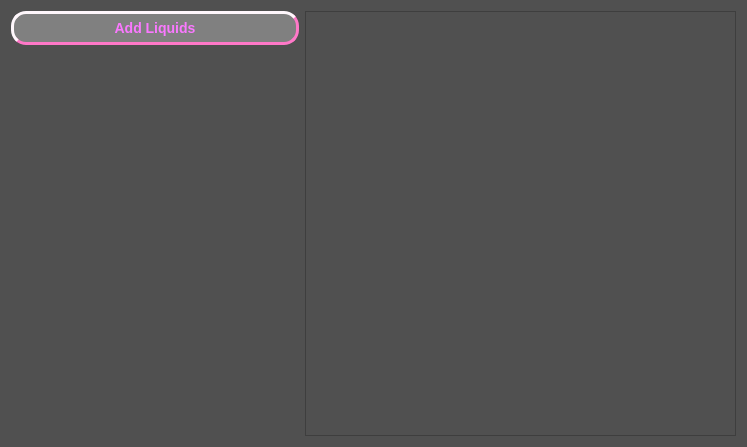
<?xml version="1.0" encoding="UTF-8"?>
<ui version="4.0">
 <class>Form</class>
 <widget class="QWidget" name="Form">
  <property name="geometry">
   <rect>
    <x>0</x>
    <y>0</y>
    <width>747</width>
    <height>447</height>
   </rect>
  </property>
  <property name="windowTitle">
   <string>Form</string>
  </property>
  <property name="styleSheet">
   <string notr="true">QWidget{
	background-color: rgb(80, 80, 80);
}
QLabel{
	color:  rgb(250, 120, 255);
	background-color: grey;
	border-radius: 10px;
	font: bold, 14px
}
QPushButton {
	color: rgb(250, 120, 255);
    background-color: grey;
    border-style: outset;
    border-width: 3px;
    border-radius: 15px;
    border-color: rgb(255,120,200);
    font: bold 14px;
    min-width: 140px;
    padding: 6px;
}
QLineEdit{
	color: white;
	border-radius: 15px;
    border-width: 2px;
	border-style: outset;
    border-radius: 25px;
    border-color: rgb(255,255,255);
}</string>
  </property>
  <layout class="QGridLayout" name="gridLayout_4">
   <item row="0" column="0">
    <layout class="QGridLayout" name="gridLayout_3" rowstretch="3,1" columnstretch="2,3">
     <item row="0" column="1" rowspan="2">
      <widget class="QTableWidget" name="tableWidget"/>
     </item>
     <item row="0" column="0">
      <widget class="QPushButton" name="pushButton">
       <property name="sizePolicy">
        <sizepolicy hsizetype="Preferred" vsizetype="Maximum">
         <horstretch>0</horstretch>
         <verstretch>0</verstretch>
        </sizepolicy>
       </property>
       <property name="styleSheet">
        <string notr="true"/>
       </property>
       <property name="text">
        <string>Add Liquids</string>
       </property>
      </widget>
     </item>
     <item row="1" column="0">
      <layout class="QGridLayout" name="gridLayout_2">
       <property name="sizeConstraint">
        <enum>QLayout::SetFixedSize</enum>
       </property>
       <property name="verticalSpacing">
        <number>25</number>
       </property>
      </layout>
     </item>
    </layout>
   </item>
  </layout>
 </widget>
 <resources/>
 <connections/>
</ui>
